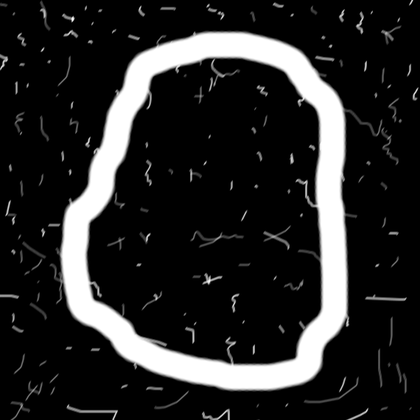
%> input picture Problem10/fig/noisy_stroke.tif, 420 x 420 px, shrunk from 570 x 570 before the run
$ octave --eval "result = followBoundary(imread('../fig/noisy_stroke.tif'));"   (GNU Octave 9; MATLAB toolbox functions it lacks are replaced by stand-ins)
%> lines starting %> are read from the running program, lines starting %| are printed output that depends on the picture; in (x1, y1, x2, y2) boxes, pixels count from 0 and x2, y2 are one past the last pixel; in counts of white or black regions, pixels touching at a corner belong together; the program's own positions count from 1
function B = followBoundary(BW, conn, dir)
%BOUNDARIES Trace object boundaries.
%   B = BOUNDARIES(BW) traces the exterior boundaries of objects in
%   the binary image BW.  B is a P-by-1 cell array, where P is the
%   number of objects in the image. Each cell contains a Q-by-2
%   matrix, each row of which contains the row and column coordinates
%   of a boundary pixel.  Q is the number of boundary pixels for the
%   corresponding object.  Object boundaries are traced in the
%   clockwise direction.
%
%   B = BOUNDARIES(BW, CONN) specifies the connectivity to use when
%   tracing boundaries.  CONN may be either 8 or 4.  The default
%   value for CONN is 8.
%
%   B = BOUNDARIES(BW, CONN, DIR) specifies the direction used for
%   tracing boundaries.  DIR should be either 'cw' (trace boundaries
%   clockwise) or 'ccw' (trace boundaries counterclockwise).  If DIR
%   is omitted BOUNDARIES traces in the clockwise direction.

if nargin < 3
   dir = 'cw';
end

if nargin < 2
   conn = 8;
end

L = bwlabel(BW, conn);
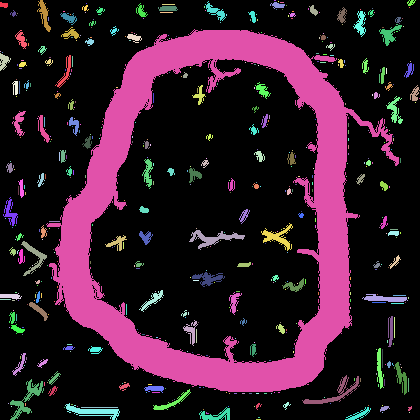
%> L: size 420x420 double; 522 distinct labels, from 0 to 521; one colour per label, 0 black

% The number of objects is the maximum value of L.  Initialize the
% cell array B so that each cell initially contains a 0-by-2 matrix.
numObjects = max(L(:));
%> numObjects = 521
if numObjects > 0
   B = {zeros(0, 2)};
   B = repmat(B, numObjects, 1);
%> B = 521 items
else
   B = {};
end

% Pad label matrix with zeros.  This lets us write the
% boundary-following loop without worrying about going off the edge
% of the image.
Lp = padarray(L, [1 1], 0, 'both');
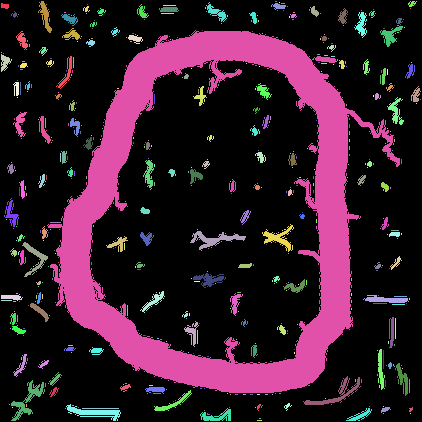
%> Lp: size 422x422 double; 522 distinct labels, from 0 to 521; one colour per label, 0 black

% Compute the linear indexing offsets to take us from a pixel to its
% neighbors.
M = size(Lp, 1);
%> M = 422
if conn == 8
   % Order is N NE E SE S SW W NW.
   offsets = [-1, M - 1, M, M + 1, 1, -M + 1, -M, -M-1];
%> offsets = [-1 421 422 423 1 -421 -422 -423]
else
   % Order is N E S W.
   offsets = [-1, M, 1, -M];
end

% next_search_direction_lut is a lookup table.  Given the direction
% from pixel k to pixel k+1, what is the direction to start with when
% examining the neighborhood of pixel k+1?
if conn == 8
   next_search_direction_lut = [8 8 2 2 4 4 6 6];
else
   next_search_direction_lut = [4 1 2 3];
end

% next_direction_lut is a lookup table.  Given that we just looked at
% neighbor in a given direction, which neighbor do we look at next?
if conn == 8
   next_direction_lut = [2 3 4 5 6 7 8 1];
else
   next_direction_lut = [2 3 4 1];
end

% Values used for marking the starting and boundary pixels.
START    = -1;
BOUNDARY = -2;

% Initialize scratch space in which to record the boundary pixels as
% well as follow the boundary.
scratch = zeros(100, 1);

% Find candidate starting locations for boundaries.
[rr, cc] = find((Lp(2:end-1, :) > 0) & (Lp(1:end-2, :) == 0));
%> rr = 4498 values from 1 to 420; cc = 4498 values from 2 to 421
rr = rr + 1;
%> rr = 4498 values, max 421 at index 96, min 2 at index 518, mean 212.5

for k = 1:length(rr)
   r = rr(k);
   c = cc(k);
   if (Lp(r,c) > 0) & (Lp(r - 1, c) == 0) & isempty(B{Lp(r, c)})
      % We've found the start of the next boundary.  Compute its
      % linear offset, record which boundary it is, mark it, and
      % initialize the counter for the number of boundary pixels.
      idx = (c-1)*size(Lp, 1) + r;
      which = Lp(idx);

      scratch(1) = idx;
      Lp(idx) = START;
      numPixels = 1;
      currentPixel = idx;
      initial_departure_direction = [];

      done = 0;
      next_search_direction = 2;
      while ~done
         % Find the next boundary pixel.
         direction = next_search_direction;
         found_next_pixel = 0;
         for k = 1:length(offsets)
            neighbor = currentPixel + offsets(direction);
            if Lp(neighbor) ~= 0
               % Found the next boundary pixel.

               if (Lp(currentPixel) == START) & ...
                      isempty(initial_departure_direction)
                  % We are making the initial departure from
                  % the starting pixel.
                  initial_departure_direction = direction;

               elseif (Lp(currentPixel) == START) & ...
                      (initial_departure_direction == direction)
                  % We are about to retrace our path.
                  % That means we're done.
                  done = 1;
                  found_next_pixel = 1;
                  break;
               end

               % Take the next step along the boundary.
               next_search_direction = ...
                   next_search_direction_lut(direction);
               found_next_pixel = 1;
               numPixels = numPixels + 1;
               if numPixels > size(scratch, 1)
                  % Double the scratch space.
                  scratch(2*size(scratch, 1)) = 0;
               end
               scratch(numPixels) = neighbor;

               if Lp(neighbor) ~= START
                  Lp(neighbor) = BOUNDARY;
               end

               currentPixel = neighbor;
               break;
            end

            direction = next_direction_lut(direction);
         end

         if ~found_next_pixel
            % If there is no next neighbor, the object must just
            % have a single pixel.
            numPixels = 2;
            scratch(2) = scratch(1);
            done = 1;
         end
      end

      % Convert linear indices to row-column coordinates and save
      % in the output cell array.
      [row, col] = ind2sub(size(Lp), scratch(1:numPixels));
      B{which} = [row - 1, col - 1];
   end
end
%> this loop made 4498 passes
%> (r, c, idx, row, col) on passes 2, 15, 39: (53, 2, 475, [53; 53], [2; 2]), (54, 4, 1320, [54; 54], [4; 4]), (220, 7, 2752, [220; 220], [7; 7])
%> (r, c, idx) on passes 1, 3, 6, 7, 23, 45: (4, 2, 426), (55, 2, 477), (296, 2, 718), (301, 2, 723), (216, 5, 1904), (168, 8, 3122)
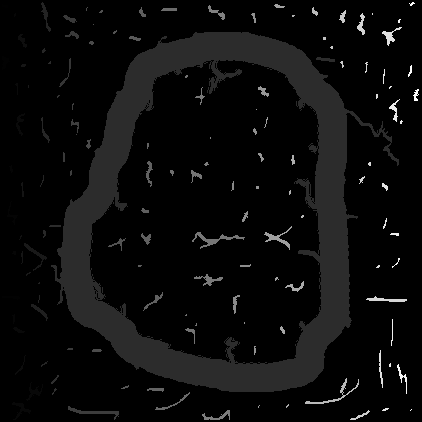
%> Lp: size 422x422 double; 4.62% of pixels changed, all inside (x1, y1, x2, y2) = (1, 1, 421, 421); drawn with min black and max white
%> after the loop, col = [421; 421]; currentPixel = 177340; direction = 2; done = 1; found_next_pixel = 0; idx = 177340; neighbor = 177339; numPixels = 2; row = [100; 100]; scratch = 3200 values, max 177340 at index 1, min 0 at index 1686, mean 59277.7; which = 521
%> `result = followBoundary(imread('../fig/noisy_stroke.tif'));`: result = 521 items

if strcmp(dir, 'ccw')
   for k = 1:length(B)
      B{k} = B{k}(end:-1:1, :);
   end
end
